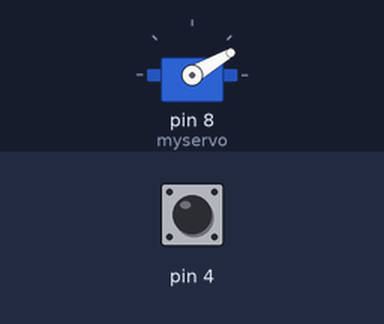
Recording of a sketch running on a simulated Arduino Uno, built with avr-gcc and run on an emulated ATmega328P. Parts: servo. Inputs (shaded band) come from the test bench; at power-on: pin 4 HIGH.

Above: at 0.1 s.
At 3.1 s:
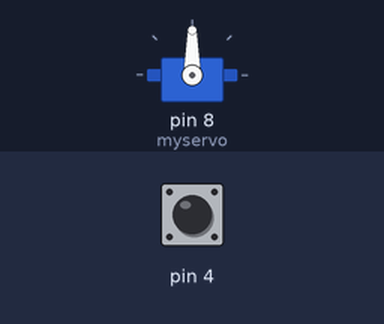
Timing chart, 0 to 4.6 s (numbered marks = the images above):
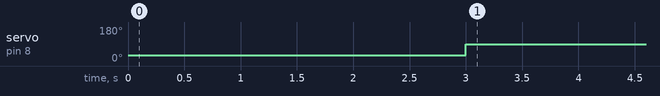

Measured:
- by itself, servo on pin 8 (myservo): 30° → 90° at 3.0 s

The sketch:

hand02.ino
```cpp
#include <Servo.h>

Servo myservo;

int trigger;

void setup() {

  pinMode(4, INPUT_PULLUP);

  myservo.attach(8);
  myservo.write(30);
  delay(3000);
  myservo.write(90);


}

void loop() {

  trigger = digitalRead(4);
  if (trigger == 0) {
    myservo.write(30);
  }


}
```
